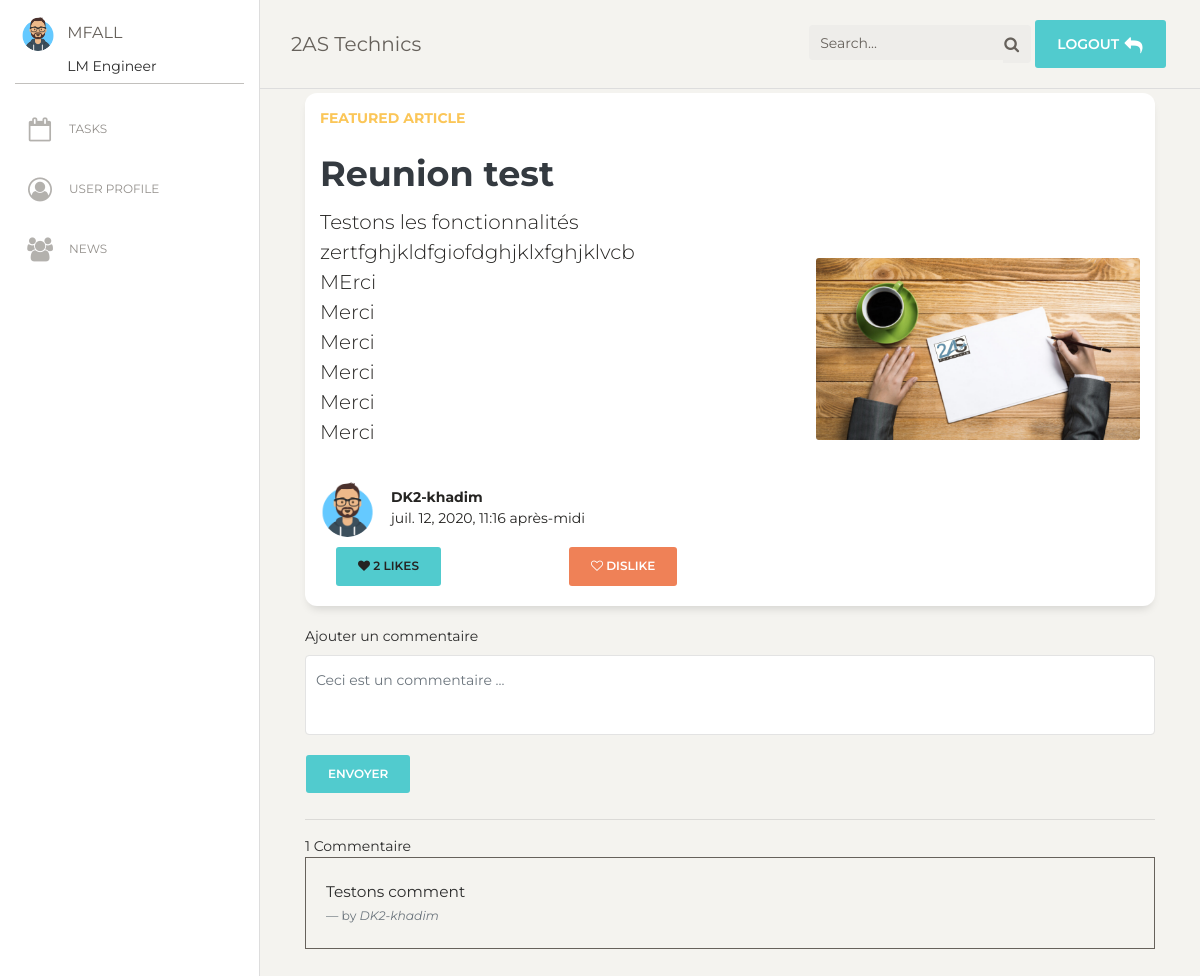
/detail_post/4 (signed in), run on the app's committed database.
### comptes/models.py (models this page shows, shortened)
class Profil(models.Model):
    typecompte = (
        ('LM Engineer','lm engineer'),
        ('Quality Manager','quality manager')
    )
    user = models.ForeignKey(User,on_delete=models.CASCADE)
    image = models.ImageField(upload_to="users_profils/",null=True,blank=True)
    bio = models.TextField(null=True)
    licensenumber = models.CharField(max_length=300,null=True)
    dateofbirth = models.DateField(null=True)
    placeofbirth = models.CharField(max_length=300,null=True)
    address = models.CharField(max_length=300,null=True)
    profile = models.CharField(max_length=15,choices=typecompte)

### maintenance/models.py (models this page shows, shortened)
class Post(models.Model):
    auteur = models.ForeignKey(User,on_delete=models.CASCADE)
    title = models.CharField(max_length=300)
    likes = models.ManyToManyField(User,related_name="likes",blank=True)
    photo = models.ImageField(upload_to="posts/",null=True,blank=True)
    content = models.TextField()
    created = models.DateTimeField(auto_now_add=True)
    updated = models.DateTimeField(auto_now=True)
    class Meta:
        ordering = ['-id']
    def total_likes(self):
        return self.likes.count()

class Comment(models.Model):
    post = models.ForeignKey(Post,on_delete=models.CASCADE)
    user = models.ForeignKey(User,on_delete=models.CASCADE)
    comment_content = models.TextField()
    timestamp = models.DateTimeField(auto_now_add=True)

### maintenance/views.py (the view, shortened to what this page needs)
# urls.py: path('detail_post/<int:id>',views.detail_post,name="detail_post"),
@login_required
def detail_post(request,id):
    profil = Profil.objects.get(user=request.user)
    post = get_object_or_404(Post,id=id)
    comments = Comment.objects.filter(post=post).order_by('-id')
    adminSite = False
    if profil.profile == "Quality Manager":
        adminSite = True
    is_liked = False
    if post.likes.filter(id=request.user.id).exists():
        is_liked = True
    context = {
        'post':post,
        'profil':profil,
        'adminSite':adminSite,
        'is_liked':is_liked,
        'comments':comments,
        'total_likes':post.total_likes()
    }
    return render(request,'maintenance/detail_post.html',context)

### templates/maintenance/detail_post.html (shortened to what this page needs)
{% extends 'maintenance/base.html' %}
{% load static %}
{% block content %}
<div class="container">
<section>
  <div class="container">
    <article class="row card  border-0 flex-md-row justify-content-between align-items-center card-top">
        {% if post.photo %}
        <a class="col-md-5  order-md-2 order-1 w-md-25">
            <img class="img-fluid" src="{{ post.photo.url }}" alt="...">
        </a>
        {% else %}
        <a class="col-md-5  order-md-2 order-1 w-md-25">
            <img class="img-fluid" src="{% static 'images/default_photo.png' %}" alt="...">
        </a>
        {% endif %}
        <div class="card-body order-2 order-md-1 col-md-7">
            <div class=" text-uppercase font-weight-bold mb-4 text-warning">Featured Article</div>
            <h2 class="card-title display-6 font-weight-bold">
                <a class="text-dark" title="title">{{ post.title }}</a>
              </h2>
            <div class="card-text mb-4">
                <p class="lead">{{ post.content|linebreaksbr }}</p>
            </div>
            <div class="mt-auto d-flex align-items-center pt-2">
            {% if post.auteur.Profil.image %}
                <div class="mr-3">
                    <img class="d-block img-fluid rounded-circle" src="{{ post.auteur.Profil.image.url }}" alt="user" width="55" height="55">
                </div>
            {% else %}
                <div class="mr-3">
                    <img class="d-block img-fluid rounded-circle" src="{% static 'images/default_avatar.png' %}" alt="user" width="55" height="55">
                </div>
            {% endif %}
                <div class="d-block">
                    <div class="font-weight-bold">{{ post.auteur }}</div>
                    <div class="text-grey">{{ post.updated }}</div>
                </div>
            </div>
            <div >
            <div class="container">
                <div class="row">
                    <div class="col-md-6">
                        <a class="btn btn-primary"><i class="fa fa-heart"></i> {{ total_likes }} Like{{ total_likes|pluralize }}</a>
                    </div>
                    <div class="col-md-6">
                        <form method="POST" action="{% url 'like_post' %}">
                            {% if is_liked %}
                            <button type="submit" name="post_id" value="{{ post.id }}" class="btn btn-danger"><i class="fa fa-heart-o"></i> Dislike</button>
                            {% else %}
                            <button type="submit" name="post_id" value="{{ post.id }}" class="btn btn-primary"><i class="fa fa-heart"></i> Like</button>
                            {% endif %}
                        </form>
                    </div>
                </div>
            </div>
            </div>
        </div>
    </article>
</div>
</section>
<form method="POST">
<div class="form-group">
    <label for="formGroupExampleInput">Ajouter un commentaire</label>
    <textarea class="form-control" id="formGroupExempleInput" rows="3" placeholder="Ceci est un commentaire ..." name="content"></textarea>
  </div>
<button type="submit" class="btn btn-primary">Envoyer</button>
</form>
<hr>
<div class="main-comment-section">
{{ comments.count }} Commentaire{{ comments|pluralize}}
 {% for comment in comments %}
 <blockquote class="blockquote">
  <p class="mb-0">{{ comment.comment_content }}</p>
  <footer class="blockquote-footer">by <cite title="Source Title">{{ comment.user|capfirst }}</cite></footer>
</blockquote>
 {% endfor%}
</div>
</div>
{% endblock content %}

### templates/maintenance/base.html (shortened to what this page needs)
<!DOCTYPE html>
{% load static %}
<html lang="en">
<head>
  <link href="https://maxcdn.bootstrapcdn.com/font-awesome/latest/css/font-awesome.min.css" rel="stylesheet">
  <link href="{% static 'bootstrap/css/bootstrap.min.css'%}" rel="stylesheet" />
  <link href="{% static 'bootstrap/css/paper-dashboard.css' %}" rel="stylesheet" />
</head>
<body class="">
  <div class="wrapper ">
  {% if adminSite %}
    <div class="sidebar" data-color="blue" data-active-color="danger">
  {% else %}
    <div class="sidebar" data-color="white" data-active-color="primary">
  {% endif %}
      <div class="logo">
        <a href="{% url 'user_profil' %}" class="simple-text logo-mini">
          <div class="logo-image-small">
          {% if profil.image %}
            <img src="{{ profil.image.url }}" class="rounded-circle">
          {% else %}
            <img src="{% static 'images/default_avatar.png' %}" class="rounded-circle">
          {% endif %}
          </div>
        </a>
        <a href="{% url 'user_profil' %}" class="simple-text logo-normal">
          {{ request.user }}
        </a>
        <span>{{ profil.profile }}</span>
      </div>
      <div class="sidebar-wrapper">
        <ul class="nav">
        {% if not adminSite %}
          <li>
            <a href="{% url 'tasks' %}">
              <i class="fa fa-calendar-o"></i>
              <p>Tasks</p>
            </a>
          </li>
        {% endif %}
          <li>
            <a href="{% url 'user_profil' %}">
              <i class="fa fa-user-circle-o"></i>
              <p>User Profile</p>
            </a>
          </li>
          <li>
            <a href="{% url 'news' %}">
              <i class="fa fa-group"></i>
              <p>News</p>
            </a>
          </li>
        </ul>
      </div>
    </div>
    <div class="main-panel">
      <nav class="navbar navbar-expand-lg navbar-absolute fixed-top navbar-transparent">
        <div class="container-fluid">
          <div class="navbar-wrapper">
            <a class="navbar-brand" href="{% url 'home' %}">2AS Technics</a>
          </div>
          <div class="collapse navbar-collapse justify-content-end" id="navigation">
            <form method="GET">
              <div class="input-group no-border">
                <input type="text" class="form-control" placeholder="Search..." name="q">
                <div class="input-group-append">
                  <div class="input-group-text">
                    <i class="fa fa-search"></i>
                  </div>
                </div>
              </div>
            </form>
            <ul class="navbar-nav">
              <li class="nav-item">
              {% if adminSite %}
                <a class="nav-link btn btn-blue" href="{% url 'deconnexion' %}">
              {% else %}
                <a class="nav-link btn btn-primary" href="{% url 'deconnexion' %}">
              {% endif %}
                  <span>logout</span>
                  <i class="fa fa-reply"></i>
                </a>
              </li>
            </ul>
          </div>
        </div>
      </nav>
      <div class="content">
        {% block content %}
        {% endblock content %}
      </div>
  </div>
  </div>
</body>
</html>

### data on the page
Profil: profile "LM Engineer"
Post: title "Reunion test", content "Testons les fonctionnalités zertfghjkldfgiofdghjklxfghjklvcb MErci Merci Merci Merci Merci Merci", auteur "DK2-khadim", updated "juil. 12, 2020, 11:16 après-midi"
Comment: comment_content "Testons comment", user "DK2-khadim"

### other printed values
{{ request.user }} "MFALL"
{{ total_likes }} "2"
{{ comments.count }} "1"
